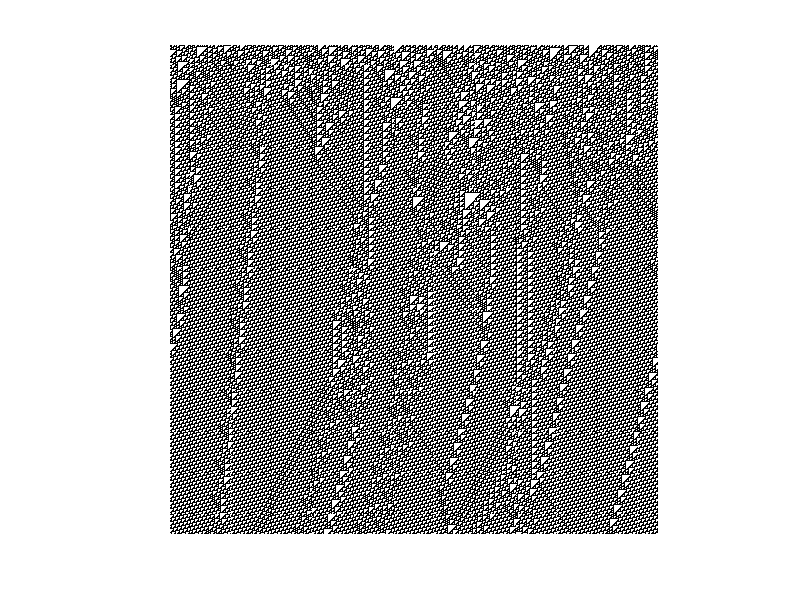

This figure's MATLAB source:
%% Initialisation
close all
N = 500;        % number of steps
C = 500;        % number of cells

clear A
A = false(N+1, C); % an empty logical array representing the state at each iteration
A(1,:) = randi([0,1],1,C);   % set the initial state

% figure
% imshow(~A, 'InitialMagnification', 'Fit')  % live cells are black


%% Simulation
for n = 1:N

    % Arrays of centre, left and right neighbours for the current iteration
    P = A(n,:);
    L = [P(C), P(1:C-1)];  % assume left ghost cell is the right boundary cell
    R = [P(2:C), P(1)];    % assume right ghost cell is the left boundary cell

    % Logical arrays of all possible configurations
    C000 = (L == 0 & P == 0 & R == 0);
    C001 = (L == 0 & P == 0 & R == 1);
    C010 = (L == 0 & P == 1 & R == 0);
    C011 = (L == 0 & P == 1 & R == 1);
    C100 = (L == 1 & P == 0 & R == 0);
    C101 = (L == 1 & P == 0 & R == 1);
    C110 = (L == 1 & P == 1 & R == 0);
    C111 = (L == 1 & P == 1 & R == 1);

    % Determine the logical mask for our simulation
    live_mask = C001 | C010 | C011 | C101 | C110;
    % according to our rules, these are the configurations that lead to a live cell at the next iteration

    % Set the live cells for the next iteration (the rest are dead by default since we initialised A with false)
    A(n+1, live_mask) = 1;
end

%% Plot
figure
imshow(~A, 'InitialMagnification', 'Fit')  % live cells are black